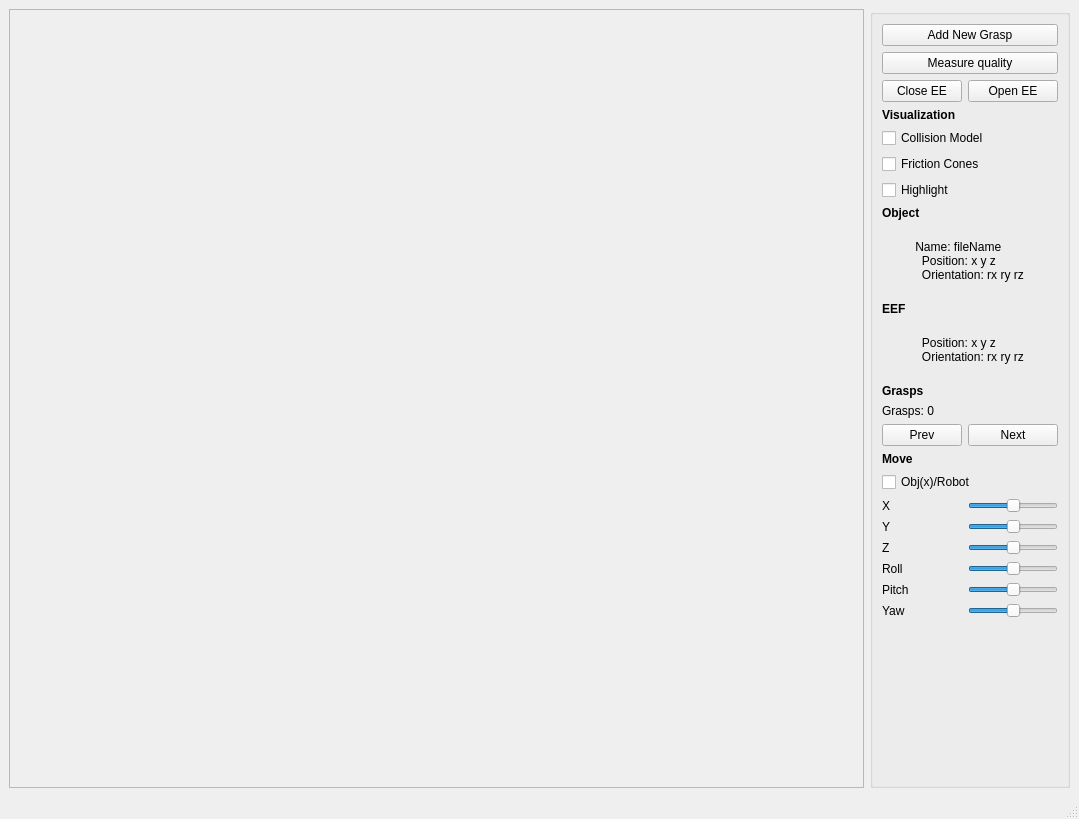
<?xml version="1.0" encoding="UTF-8"?>
<ui version="4.0">
 <class>GraspPlanner</class>
 <widget class="QMainWindow" name="GraspPlanner">
  <property name="geometry">
   <rect>
    <x>0</x>
    <y>0</y>
    <width>1079</width>
    <height>819</height>
   </rect>
  </property>
  <property name="windowTitle">
   <string>GraspStudio - GraspPlanner</string>
  </property>
  <widget class="QWidget" name="centralwidget">
   <layout class="QGridLayout" name="gridLayout">
    <item row="0" column="0">
     <widget class="QFrame" name="frameViewer">
      <property name="frameShape">
       <enum>QFrame::StyledPanel</enum>
      </property>
      <property name="frameShadow">
       <enum>QFrame::Raised</enum>
      </property>
     </widget>
    </item>
    <item row="0" column="1">
     <widget class="QGroupBox" name="groupBox">
      <property name="maximumSize">
       <size>
        <width>200</width>
        <height>16777215</height>
       </size>
      </property>
      <property name="title">
       <string/>
      </property>
      <layout class="QGridLayout" name="gridLayout_2">
        <item row="2" column="0" colspan="2">
          <widget class="QPushButton" name="pushButtonAddGrasp">
          <property name="text">
            <string>Add New Grasp</string>
          </property>
          </widget>
        </item>
        <item row="3" column="0" colspan="2">
          <widget class="QPushButton" name="pushButtonQuality">
          <property name="text">
            <string>Measure quality</string>
          </property>
          </widget>
        </item>
       <item row="4" column="0">
        <widget class="QPushButton" name="pushButtonClose">
         <property name="text">
          <string>Close EE</string>
         </property>
        </widget>
       </item>
       <item row="4" column="1">
        <widget class="QPushButton" name="pushButtonOpen">
         <property name="text">
          <string>Open EE</string>
         </property>
        </widget>
       </item>
       <item row="6" column="0" colspan="2">
        <widget class="QLabel" name="label_10">
         <property name="font">
          <font>
           <weight>75</weight>
           <bold>true</bold>
          </font>
         </property>
         <property name="text">
          <string>Visualization</string>
         </property>
        </widget>
       </item>
       <item row="7" column="0" colspan="2">
        <widget class="QCheckBox" name="checkBoxColModel">
         <property name="text">
          <string>Collision Model</string>
         </property>
        </widget>
       </item>
       <item row="8" column="0" colspan="2">
        <widget class="QCheckBox" name="checkBoxCones">
         <property name="text">
          <string>Friction Cones</string>
         </property>
        </widget>
       </item>
       <item row="10" column="0" colspan="2">
        <widget class="QCheckBox" name="checkBoxHighlight">
         <property name="text">
          <string>Highlight</string>
         </property>
        </widget>
       </item>
       <item row="11" column="0" colspan="2">
        <widget class="QLabel" name="label_10">
         <property name="font">
          <font>
           <weight>75</weight>
           <bold>true</bold>
          </font>
         </property>
         <property name="text">
          <string>Object</string>
         </property>
        </widget>
       </item>
       <item row="12" column="0" colspan="2">
        <widget class="QLabel" name="objectInfo">
         <property name="text">
          <string>
          Name: fileName
            Position: x y z
            Orientation: rx ry rz
          </string>
         </property>
         <property name="alignment">
          <set>Qt::AlignLeading|Qt::AlignLeft|Qt::AlignTop</set>
         </property>
        </widget>
       </item>
       <item row="13" column="0" colspan="2">
        <widget class="QLabel" name="label_10">
         <property name="font">
          <font>
           <weight>75</weight>
           <bold>true</bold>
          </font>
         </property>
         <property name="text">
          <string>EEF</string>
         </property>
        </widget>
       </item>
       <item row="14" column="0" colspan="2">
        <widget class="QLabel" name="robotInfo">
         <property name="text">
          <string>
            Position: x y z
            Orientation: rx ry rz
          </string>
         </property>
         <property name="alignment">
          <set>Qt::AlignLeading|Qt::AlignLeft|Qt::AlignTop</set>
         </property>
        </widget>
       </item>
       <item row="15" column="0" colspan="2">
        <widget class="QLabel" name="label_10">
         <property name="font">
          <font>
           <weight>75</weight>
           <bold>true</bold>
          </font>
         </property>
         <property name="text">
          <string>Grasps</string>
         </property>
        </widget>
       </item>
       <item row="16" column="0" colspan="2">
        <widget class="QLabel" name="graspInfo">
         <property name="text">
          <string>Grasps: 0</string>
         </property>
         <property name="alignment">
          <set>Qt::AlignLeading|Qt::AlignLeft|Qt::AlignTop</set>
         </property>
        </widget>
       </item>

       <item row="17" column="0">
        <widget class="QPushButton" name="pushButtonPrevGrasp">
         <property name="text">
          <string>Prev</string>
         </property>
        </widget>
       </item>
       <item row="17" column="1">
        <widget class="QPushButton" name="pushButtonNextGrasp">
         <property name="text">
          <string>Next</string>
         </property>
        </widget>
       </item>
      
      <item row="18" column="0" colspan="2">
        <widget class="QLabel" name="label_10">
         <property name="font">
          <font>
           <weight>75</weight>
           <bold>true</bold>
          </font>
         </property>
         <property name="text">
          <string>Move</string>
         </property>
        </widget>
      </item>

      <item row="19" column="0" colspan="2">
        <widget class="QCheckBox" name="checkBoxMove">
         <property name="text">
          <string>Obj(x)/Robot</string>
         </property>
        </widget>
       </item>

      <item row="20" column="0">
        <widget class="QLabel" name="objSliderXLabel">
          <property name="geometry">
            <rect>
            <x>20</x>
            <y>350</y>
            <width>16</width>
            <height>16</height>
            </rect>
          </property>
          <property name="text">
            <string>X</string>
          </property>
        </widget>
      </item>
      <item row="20" column="1">
        <widget class="QSlider" name="objSliderX">
          <property name="geometry">
            <rect>
            <x>39</x>
            <y>350</y>
            <width>141</width>
            <height>20</height>
            </rect>
          </property>
          <property name="minimum">
            <number>-50</number>
          </property>
          <property name="maximum">
            <number>50</number>
          </property>
          <property name="orientation">
            <enum>Qt::Horizontal</enum>
          </property>
        </widget>
      </item>
      <item row="21" column="0">
        <widget class="QLabel" name="objSliderYLabel">
          <property name="geometry">
            <rect>
            <x>20</x>
            <y>350</y>
            <width>16</width>
            <height>16</height>
            </rect>
          </property>
          <property name="text">
            <string>Y</string>
          </property>
        </widget>
      </item>
      <item row="21" column="1">
        <widget class="QSlider" name="objSliderY">
          <property name="geometry">
            <rect>
            <x>39</x>
            <y>350</y>
            <width>141</width>
            <height>20</height>
            </rect>
          </property>
          <property name="minimum">
            <number>-50</number>
          </property>
          <property name="maximum">
            <number>50</number>
          </property>
          <property name="orientation">
            <enum>Qt::Horizontal</enum>
          </property>
        </widget>
      </item>
      <item row="22" column="0">
        <widget class="QLabel" name="objSliderZLabel">
          <property name="geometry">
            <rect>
            <x>20</x>
            <y>350</y>
            <width>16</width>
            <height>16</height>
            </rect>
          </property>
          <property name="text">
            <string>Z</string>
          </property>
        </widget>
      </item>
      <item row="22" column="1">
        <widget class="QSlider" name="objSliderZ">
          <property name="geometry">
            <rect>
            <x>39</x>
            <y>350</y>
            <width>141</width>
            <height>20</height>
            </rect>
          </property>
          <property name="minimum">
            <number>-50</number>
          </property>
          <property name="maximum">
            <number>50</number>
          </property>
          <property name="orientation">
            <enum>Qt::Horizontal</enum>
          </property>
        </widget>
      </item>
      <item row="23" column="0">
        <widget class="QLabel" name="objSliderRXLabel">
          <property name="geometry">
            <rect>
            <x>20</x>
            <y>350</y>
            <width>16</width>
            <height>16</height>
            </rect>
          </property>
          <property name="text">
            <string>Roll</string>
          </property>
        </widget>
      </item>
      <item row="23" column="1">
        <widget class="QSlider" name="objSliderRX">
          <property name="geometry">
            <rect>
            <x>39</x>
            <y>350</y>
            <width>141</width>
            <height>20</height>
            </rect>
          </property>
          <property name="minimum">
            <number>-50</number>
          </property>
          <property name="maximum">
            <number>50</number>
          </property>
          <property name="orientation">
            <enum>Qt::Horizontal</enum>
          </property>
        </widget>
      </item>
      <item row="24" column="0">
        <widget class="QLabel" name="objSliderRYLabel">
          <property name="geometry">
            <rect>
            <x>20</x>
            <y>350</y>
            <width>16</width>
            <height>16</height>
            </rect>
          </property>
          <property name="text">
            <string>Pitch</string>
          </property>
        </widget>
      </item>
      <item row="24" column="1">
        <widget class="QSlider" name="objSliderRY">
          <property name="geometry">
            <rect>
            <x>39</x>
            <y>350</y>
            <width>141</width>
            <height>20</height>
            </rect>
          </property>
          <property name="minimum">
            <number>-50</number>
          </property>
          <property name="maximum">
            <number>50</number>
          </property>
          <property name="orientation">
            <enum>Qt::Horizontal</enum>
          </property>
        </widget>
      </item>
      <item row="25" column="0">
        <widget class="QLabel" name="objSliderRZLabel">
          <property name="geometry">
            <rect>
            <x>20</x>
            <y>350</y>
            <width>16</width>
            <height>16</height>
            </rect>
          </property>
          <property name="text">
            <string>Yaw</string>
          </property>
        </widget>
      </item>
      <item row="25" column="1">
        <widget class="QSlider" name="objSliderRZ">
          <property name="geometry">
            <rect>
            <x>39</x>
            <y>350</y>
            <width>141</width>
            <height>20</height>
            </rect>
          </property>
          <property name="minimum">
            <number>-50</number>
          </property>
          <property name="maximum">
            <number>50</number>
          </property>
          <property name="orientation">
            <enum>Qt::Horizontal</enum>
          </property>
        </widget>
      </item>
      

       <item row="30" column="0">
        <spacer name="verticalSpacer">
         <property name="orientation">
          <enum>Qt::Vertical</enum>
         </property>
         <property name="sizeHint" stdset="0">
          <size>
           <width>20</width>
           <height>40</height>
          </size>
         </property>
        </spacer>
       </item>
      </layout>
     </widget>
    </item>
   </layout>
  </widget>
  <widget class="QMenuBar" name="menubar">
   <property name="geometry">
    <rect>
     <x>0</x>
     <y>0</y>
     <width>1079</width>
     <height>20</height>
    </rect>
   </property>
  </widget>
  <widget class="QStatusBar" name="statusbar"/>
 </widget>
 <resources/>
 <connections/>
</ui>
